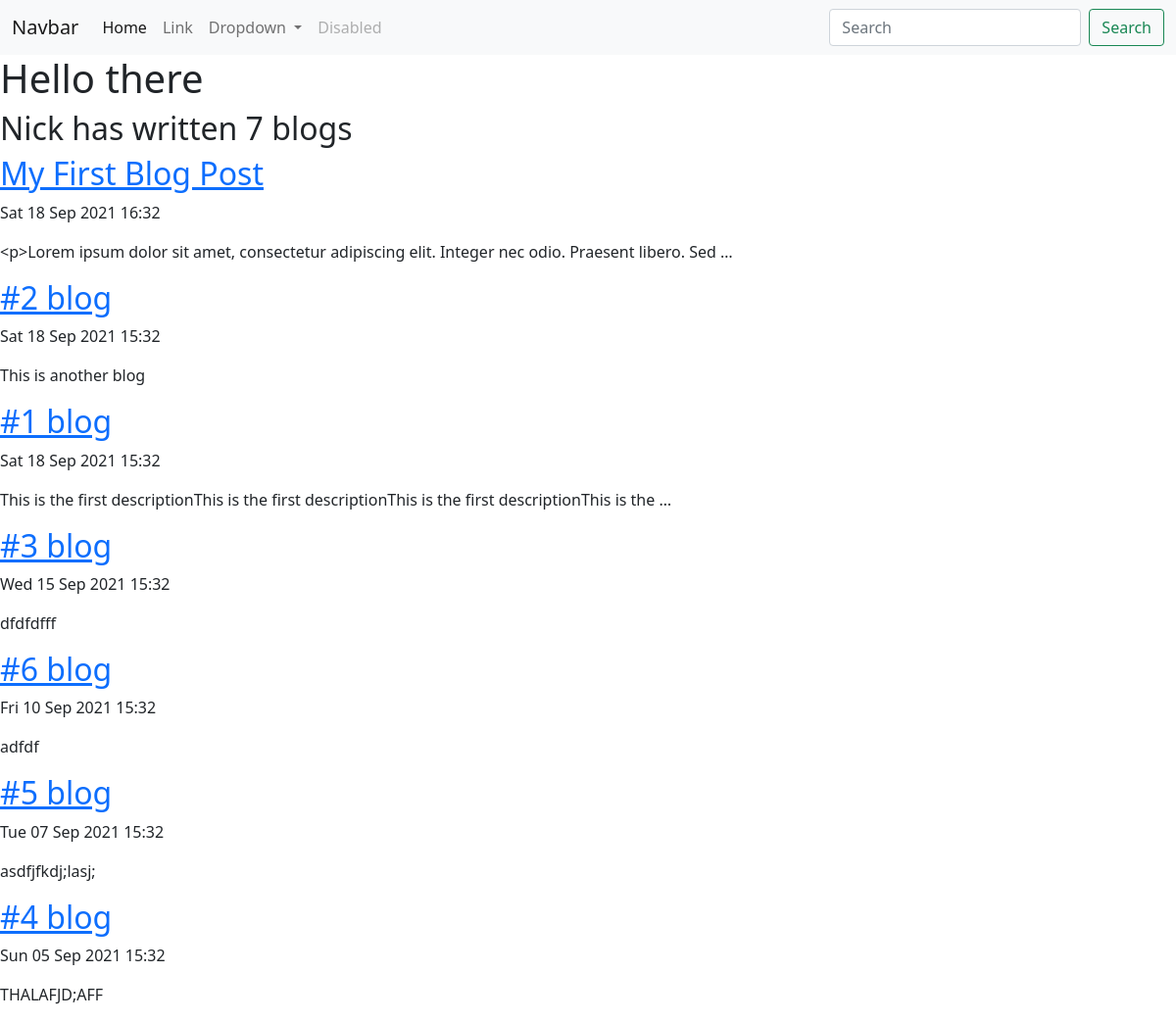
Screenshot of /blog/ with the database file from the repository.
### blog/models.py (models this page shows, shortened)
class Blog(models.Model):
    title = models.CharField(max_length=100)
    description = models.TextField()
    date = models.DateTimeField()

### blog/views.py (the view)
# urls.py: path('', views.all_blogs, name='all_blogs'),
def all_blogs(request):
    blogs = Blog.objects.order_by('-date')
    return render(request, 'blog/all_blogs.html', {'blogs': blogs})

### blog/templates/blog/all_blogs.html
{% extends 'portfolio/base.html' %}
{% block content %}
    <h1>Hello there</h1>
    <h2>Nick has written {{ blogs.count }} blog{{ blogs.count|pluralize }} </h2>
    {% for blog in blogs %}
    <a href="{% url 'blog:detail' blog.id %}"><h2>{{ blog.title }}</h2></a>
    <p>{{ blog.date|date:"D d M Y" }} {{ blog.date|time:"H:i" }}</p>
    <p>{{ blog.description|truncatechars:100 }}</p>
    {% endfor %}
{% endblock %}

### rows the page displays
Blog: title "My First Blog Post", date "Sat 18 Sep 2021", date "16:32", description "<p>Lorem ipsum dolor sit amet, consectetur adipiscing elit. Integer nec odio. Praesent libero. Sed …"
Blog: title "#2 blog", date "Sat 18 Sep 2021", date "15:32", description "This is another blog"
Blog: title "#1 blog", date "Sat 18 Sep 2021", date "15:32", description "This is the first descriptionThis is the first descriptionThis is the first descriptionThis is the …"
Blog: title "#3 blog", date "Wed 15 Sep 2021", date "15:32", description "dfdfdfff"
Blog: title "#6 blog", date "Fri 10 Sep 2021", date "15:32", description "adfdf"
Blog: title "#5 blog", date "Tue 07 Sep 2021", date "15:32", description "asdfjfkdj;lasj;"
Blog: title "#4 blog", date "Sun 05 Sep 2021", date "15:32", description "THALAFJD;AFF"

### other values shown
{{ blogs.count }} "7"
